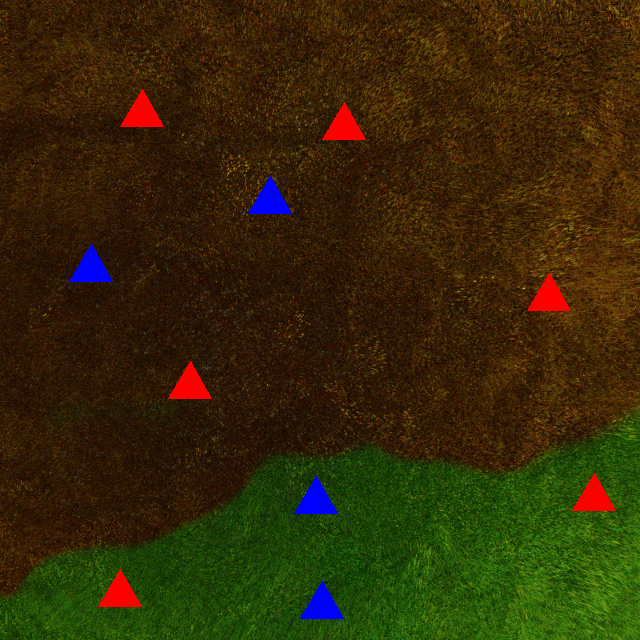
#> input picture images/1.png, 640 x 640 px
$ python hello.py
#> lines starting #> are read from the running program, lines starting #| are printed output that depends on the picture; after the words box and inside, x2 and y2 are one past the last pixel; in counts of white or black regions, pixels touching at a corner belong together
import cv2 as cv
import numpy as np

#importing and reading the iamge
img = cv.imread("images/1.png")
#> img is the input picture: shape (640, 640, 3); mean B, G, R 7.3, 41.1, 52.4
cv.imshow('test_1', img)

#splitting the image into it's color channels
b,g,r = cv.split(img)
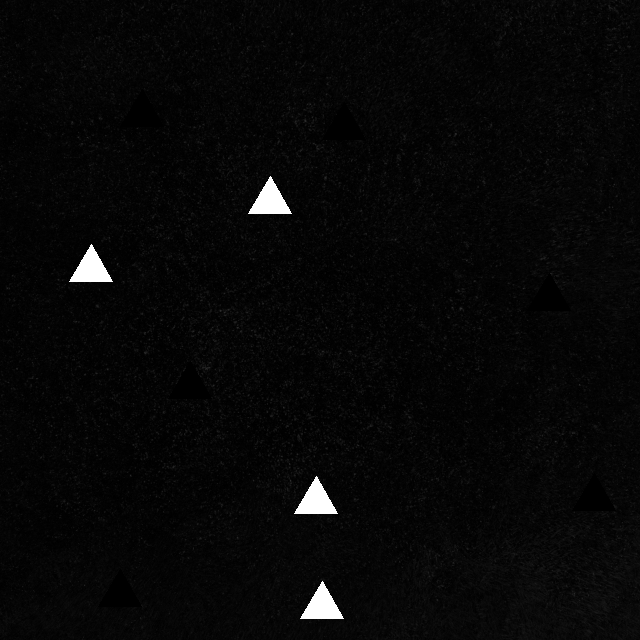
#> b: shape (640, 640); min 0, max 255, mean 7.3
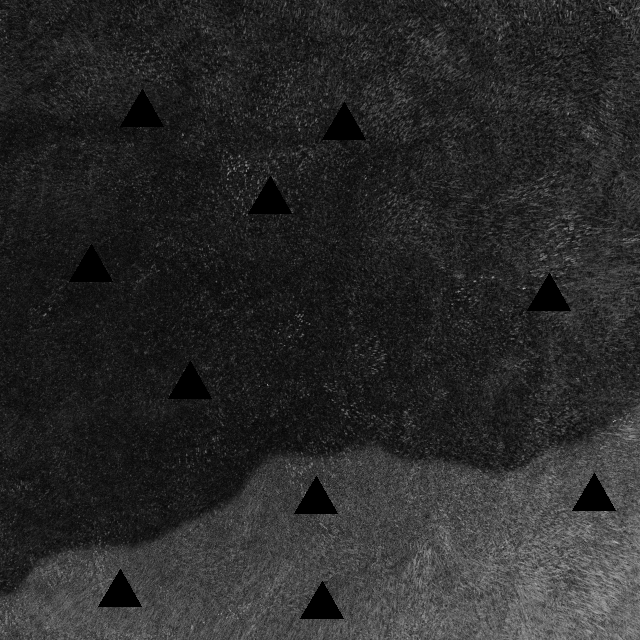
#> g: shape (640, 640); min 0, max 189, mean 41.1
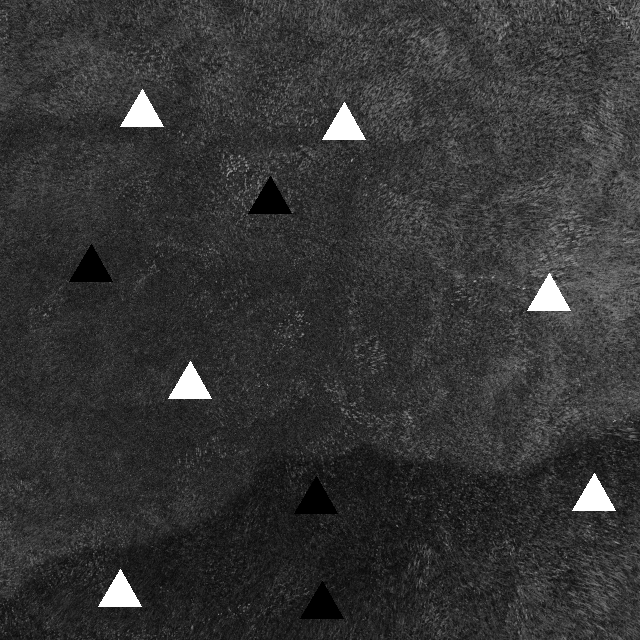
#> r: shape (640, 640); min 0, max 255, mean 52.4
cv.imshow('blue',b)
cv.imshow('green',g)
cv.imshow('red',r)

#applying threshold, trying to distingush the houses, because saw from the seperate channel images

#for blue

threshold, thresh_house_b = cv.threshold(b, 230, 255, cv.THRESH_BINARY)
#> thresh_house_b: shape (640, 640); 0.83% white; 4 white regions, box (x1, y1, x2, y2) and area: (248, 176, 292, 214) 855, (69, 244, 113, 282) 855, (294, 476, 338, 514) 855, (300, 581, 344, 619) 855
cv.imshow('thresh blue house', thresh_house_b)

#for red

threshold, thresh_house_r = cv.threshold(r, 230, 255, cv.THRESH_BINARY)
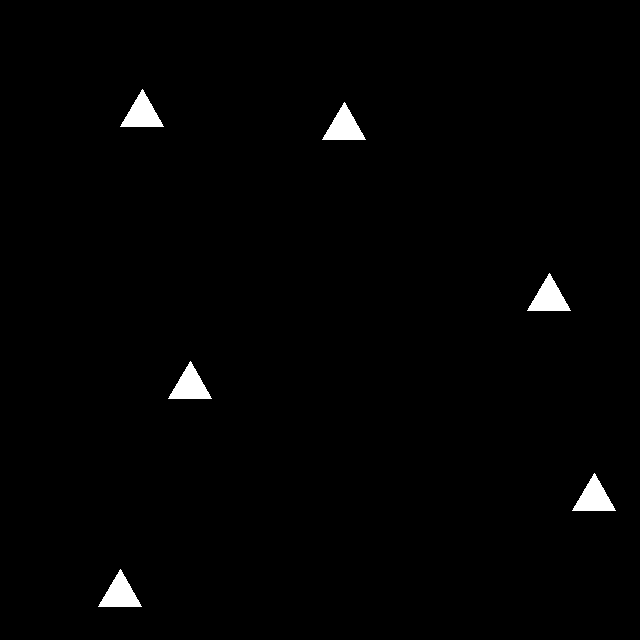
#> thresh_house_r: shape (640, 640); 1.3% white; 6 white regions, box (x1, y1, x2, y2) and area: (120, 89, 164, 127) 855, (322, 102, 366, 140) 855, (527, 273, 571, 311) 855, (168, 361, 212, 399) 855, (572, 473, 616, 511) 855, (98, 569, 142, 607) 855
cv.imshow('thresh red house', thresh_house_r)

#trying to seperate out areas using threshold (fingers crossed)

#for green area
#trying different blurs
gauss = cv.bilateralFilter(g, 20, 20, 10)
threshold, thresh_area_green = cv.threshold(gauss, 60, 255, cv.THRESH_BINARY)
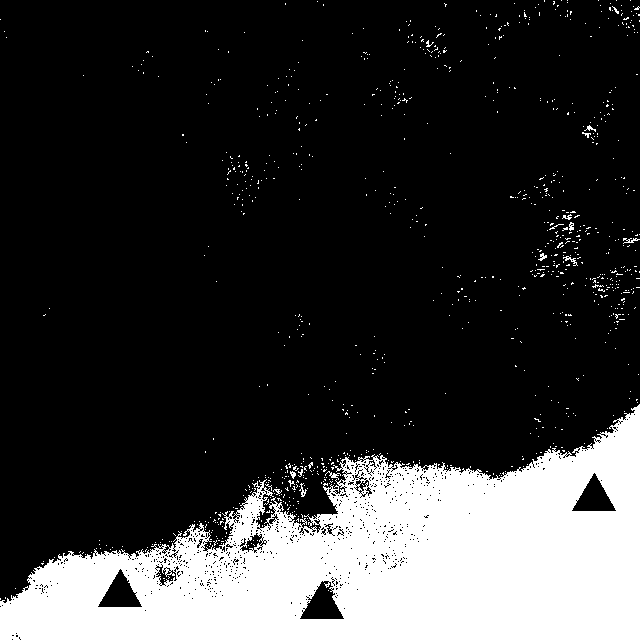
#> thresh_area_green: shape (640, 640); 21% white; 925 white regions (910 under 20 px), largest, box (x1, y1, x2, y2) and area: (0, 404, 640, 640) 83700, (563, 256, 578, 266) 47, (623, 238, 640, 244) 46
cv.imshow('green area gauss thresh', thresh_area_green)

#for brown area


threshold, thresh_area_green = cv.threshold(g, 55, 255, cv.THRESH_BINARY)
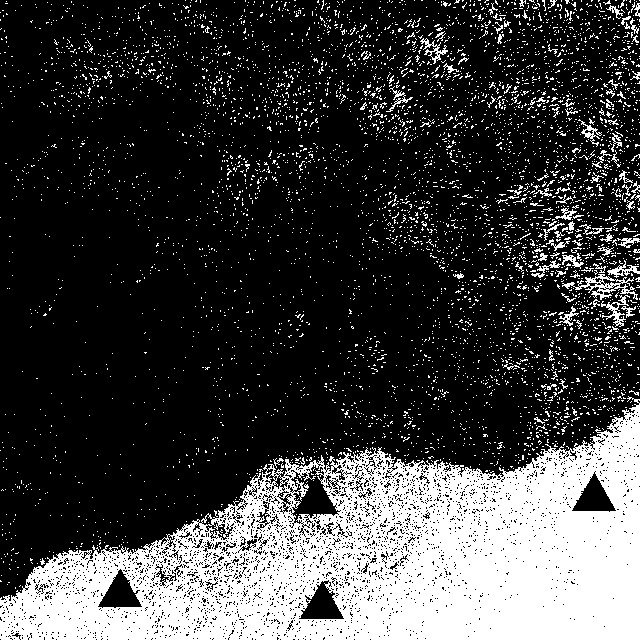
#> thresh_area_green: shape (640, 640); 24.6% white; 5408 white regions (5314 under 20 px), largest, box (x1, y1, x2, y2) and area: (0, 396, 640, 640) 82408, (562, 274, 638, 300) 590, (601, 295, 630, 327) 264
cv.imshow('green area thresh', thresh_area_green)

#creating a blank image with 640X640 dimensions, same as the imput image size

blank = np.zeros((640,640), dtype = 'uint8')
cv.imshow('blank', blank)

cv.waitKey(0)
cv.destroyAllWindows()

$ run again, with images/10.png copied over images/1.png
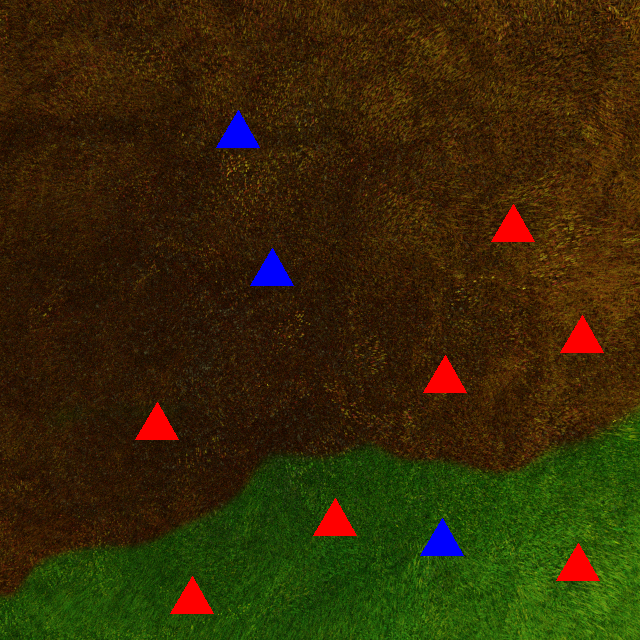
#> input picture images/10.png, 640 x 640 px
#> img is the input picture: shape (640, 640, 3); mean B, G, R 6.8, 41, 52.9
#> thresh_house_b: shape (640, 640); 0.63% white; 3 white regions, box (x1, y1, x2, y2) and area: (216, 110, 260, 148) 855, (250, 248, 294, 286) 855, (420, 518, 464, 556) 855
#> `threshold, thresh_house_r = cv.threshold(r, 230, 255, cv.THRESH_BINARY)`:
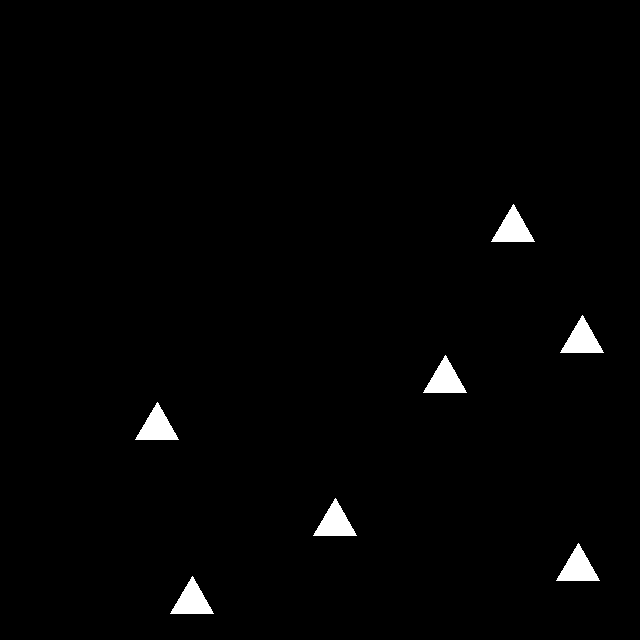
#> thresh_house_r: shape (640, 640); 1.5% white; 7 white regions, largest, box (x1, y1, x2, y2) and area: (491, 204, 535, 242) 855, (560, 315, 604, 353) 855, (423, 355, 467, 393) 855
#> `threshold, thresh_area_green = cv.threshold(g, 55, 255, cv.THRESH_BINA..`:
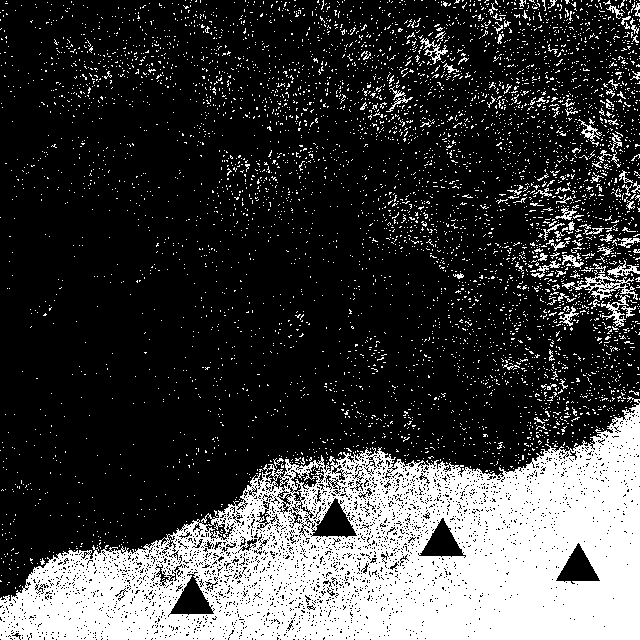
#> thresh_area_green: shape (640, 640); 24.6% white; 5395 white regions (5302 under 20 px), largest, box (x1, y1, x2, y2) and area: (0, 396, 640, 640) 82301, (562, 274, 638, 300) 590, (601, 295, 630, 327) 264

$ run again, with images/11.png copied over images/1.png
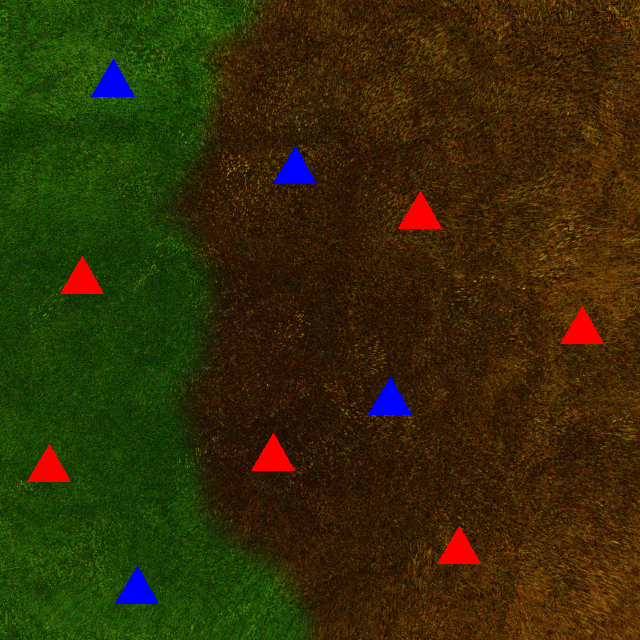
#> input picture images/11.png, 640 x 640 px
#> img is the input picture: shape (640, 640, 3); mean B, G, R 7.3, 44.4, 51.2
#> thresh_house_b: shape (640, 640); 0.83% white; 4 white regions, box (x1, y1, x2, y2) and area: (91, 59, 135, 97) 855, (273, 146, 317, 184) 855, (368, 377, 412, 415) 855, (115, 566, 159, 604) 855
#> `threshold, thresh_house_r = cv.threshold(r, 230, 255, cv.THRESH_BINARY)`:
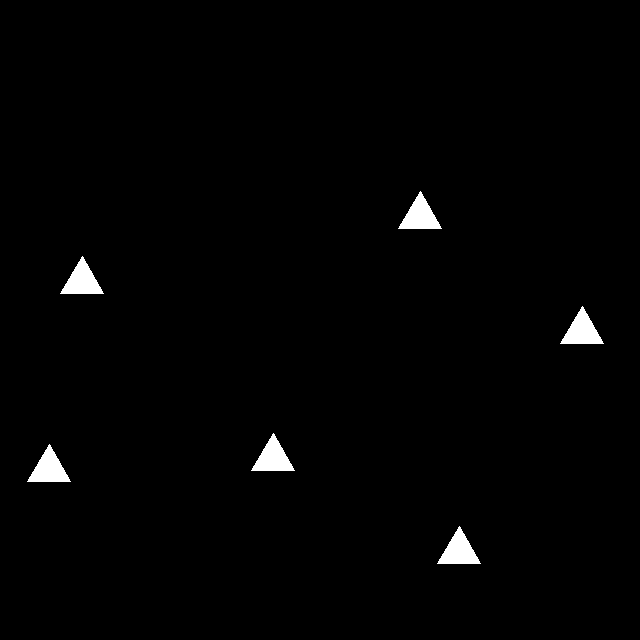
#> thresh_house_r: shape (640, 640); 1.3% white; 6 white regions, box (x1, y1, x2, y2) and area: (398, 191, 442, 229) 855, (60, 256, 104, 294) 855, (560, 306, 604, 344) 855, (251, 433, 295, 471) 855, (27, 444, 71, 482) 855, (437, 526, 481, 564) 855
#> `threshold, thresh_area_green = cv.threshold(g, 55, 255, cv.THRESH_BINA..`:
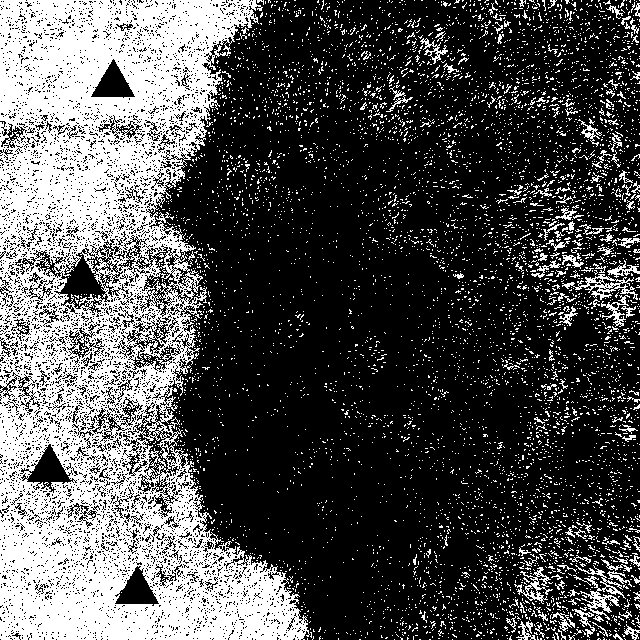
#> thresh_area_green: shape (640, 640); 31.3% white; 6162 white regions (6022 under 20 px), largest, box (x1, y1, x2, y2) and area: (0, 0, 310, 640) 103795, (575, 565, 626, 622) 726, (562, 274, 638, 300) 590

$ run again, with images/2.png copied over images/1.png
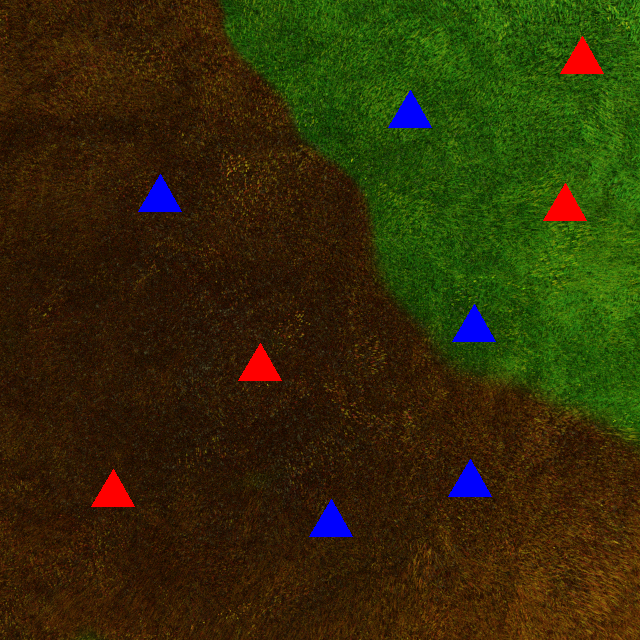
#> input picture images/2.png, 640 x 640 px
#> img is the input picture: shape (640, 640, 3); mean B, G, R 8.1, 44.6, 49.8
#> thresh_house_b: shape (640, 640); 1% white; 5 white regions, box (x1, y1, x2, y2) and area: (388, 90, 432, 128) 855, (138, 174, 182, 212) 855, (452, 304, 496, 342) 855, (448, 459, 492, 497) 855, (309, 499, 353, 537) 855
#> `threshold, thresh_house_r = cv.threshold(r, 230, 255, cv.THRESH_BINARY)`:
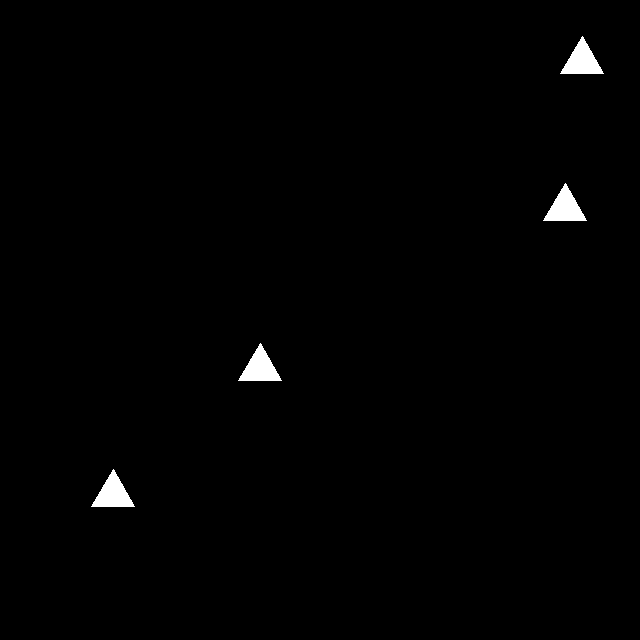
#> thresh_house_r: shape (640, 640); 0.83% white; 4 white regions, box (x1, y1, x2, y2) and area: (560, 36, 604, 74) 855, (543, 183, 587, 221) 855, (238, 343, 282, 381) 855, (91, 469, 135, 507) 855
#> `threshold, thresh_area_green = cv.threshold(g, 55, 255, cv.THRESH_BINA..`:
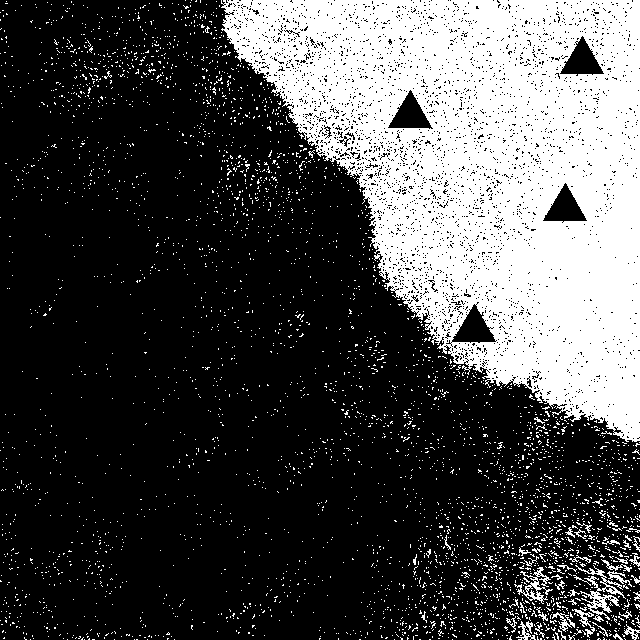
#> thresh_area_green: shape (640, 640); 29.2% white; 3869 white regions (3820 under 20 px), largest, box (x1, y1, x2, y2) and area: (221, 0, 640, 442) 108089, (575, 565, 626, 622) 726, (514, 567, 553, 604) 402
